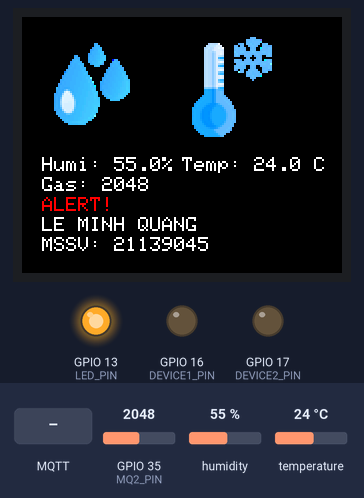
Bench run of a program on a simulated ESP32. Shown: 160×128 colour display, output pins drawn as LEDs (lit = HIGH). The test bench sets the inputs (shaded band); at power-on: GPIO 35 (MQ2_PIN) = 2048, temperature 24 °C, humidity 55 %. WiFi joins after 1.5 s; servers stay silent unless stated; no MQTT or app messages arrive unless stated; what the program prints to the serial monitor is not drawn.

Above: at 3.3 s.
3.4 s: GPIO 35 (MQ2_PIN) set to 635
At 5.4 s:
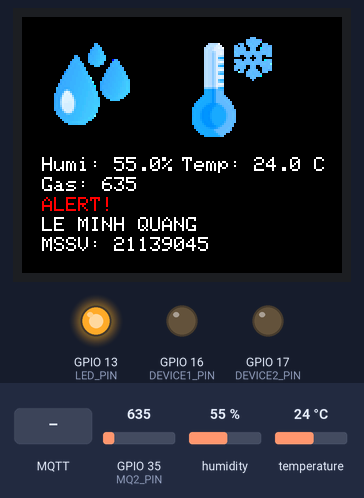
5.7 s: GPIO 35 (MQ2_PIN) set to 535
At 6.7 s:
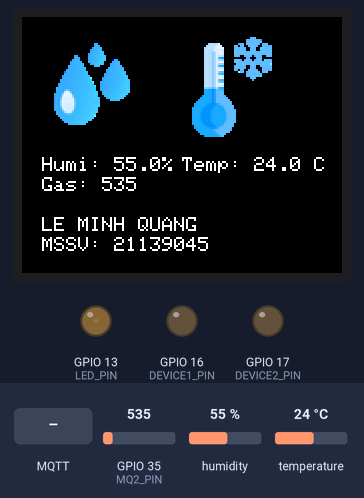
7.7 s: temperature set to 29 °C
At 10.9 s:
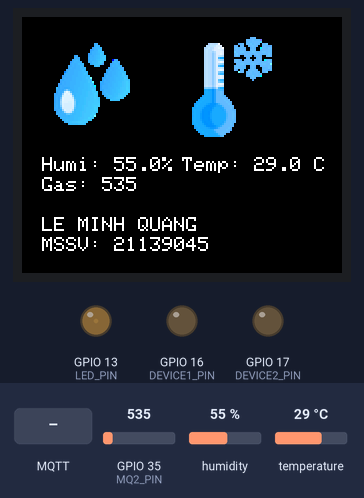
11.7 s: temperature set to 32 °C
At 15.2 s:
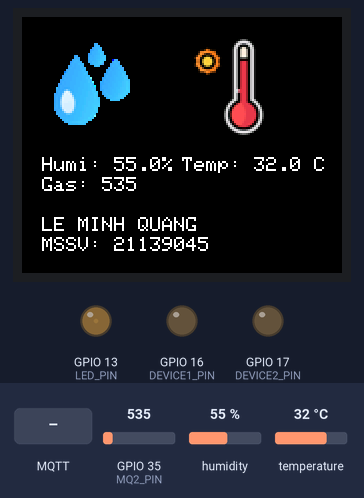
15.7 s: MQTT message "0" arrives on the first subscribed topic
At 16.8 s:
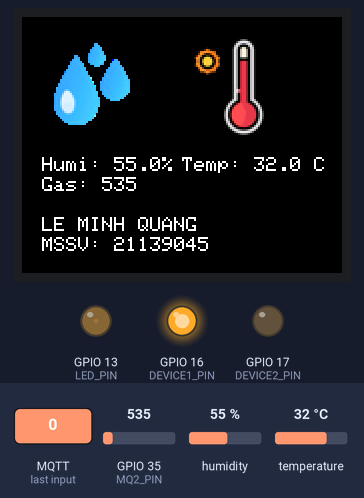
17.2 s: GPIO 35 (MQ2_PIN) set to 640
At 19.4 s:
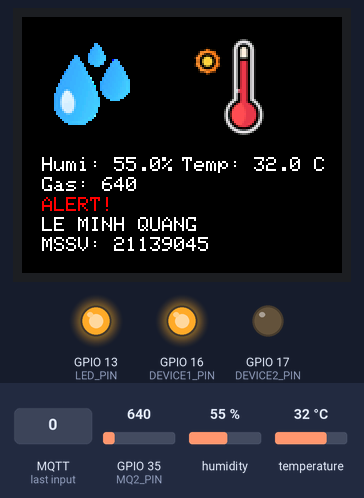
Timing chart, 0 to 20.7 s (numbered marks = the images above; inputs shaded):
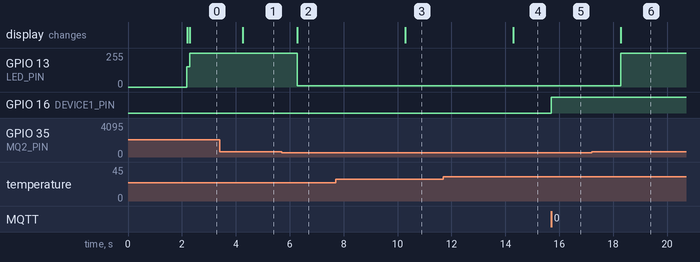

Measured:
- the behaviour switches between 601 and 600 on GPIO 35 (MQ2_PIN) (found by bisection; images 1 and 2)
- the behaviour switches between 30 and 31 °C on temperature (found by bisection; images 3 and 4)
- after the input at 3.4 s, the display: changes after 0.86 s (image 1)
- after the input at 5.7 s, GPIO 13 (LED_PIN): 255/255 → 10/255 after 0.59 s; the display: changes after 0.59 s (image 2)
- after the input at 7.7 s, the display: changes after 2.6 s (image 3)
- after the input at 11.7 s, the display: changes after 2.6 s (image 4)
- after the input at 15.7 s, GPIO 16 (DEVICE1_PIN): LOW → HIGH at once
- after the input at 17.2 s, GPIO 13 (LED_PIN): 10/255 → 255/255 after 1.1 s; the display: changes after 1.1 s (image 6)

The program:

main.cpp
```cpp
#include <Adafruit_GFX.h>
#include <Adafruit_ST7735.h>
#include <SPI.h>
#include <DHT.h>
#include "image_data.h"
#include <WiFi.h>
#include <PubSubClient.h>
#include <WiFi.h>
#include <WiFiClientSecure.h>

// MQTT Configuration
static const char* mqtt_server = "mqtt-dashboard.com"; // Địa chỉ broker HiveMQ Cloud
static const int mqtt_port = 1883;  // Cổng MQTT bảo mật
static const char* mqtt_topic = "quang/home"; // Chủ đề MQTT
static const char* mqtt_username = "minhquang"; // Username
static const char* mqtt_password = "quang123"; // Mật khẩu

WiFiClient espClient;
PubSubClient client(espClient);

// WiFi Configuration
const char* ssid = "milu-misa"; // Thay bằng SSID Wi-Fi của bạn
const char* password = "19551963luna"; // Thay bằng mật khẩu Wi-Fi

// TFT Configuration
#define TFT_CS        14   // Chip Select
#define TFT_RST       33   // Reset
#define TFT_DC        27   // Data/Command
Adafruit_ST7735 tft = Adafruit_ST7735(TFT_CS, TFT_DC, TFT_RST);

// DHT11 Configuration
#define DHT_PIN  4        // Pin connected to DHT11 data pin
#define DHT_TYPE DHT11    // Define DHT type as DHT11
DHT dht(DHT_PIN, DHT_TYPE);

// Image dimensions
#define IMAGE_WIDTH   50
#define IMAGE_HEIGHT  50
#define DEVICE1_PIN   16
#define DEVICE2_PIN   17
// PWM Configuration for GPIO13
#define LED_PIN 13            // GPIO13
#define PWM_CHANNEL 0         // PWM channel
#define PWM_RESOLUTION 8      // Resolution (8-bit: 0-255)
#define PWM_FREQUENCY 5000    // PWM frequency (5 kHz)

// Gas Sensor Configuration
#define MQ2_PIN 35       // Chân ADC kết nối với MQ2
#define GAS_THRESHOLD 600  // Ngưỡng phát hiện khí gas

// Student Information
#define STUDENT_NAME "LE MINH QUANG"
#define STUDENT_ID   "MSSV: 21139045"

// Global variables
float temperature = 30.0;
float humidity = 50.0;
float gasValue = 0.0;
unsigned long previousMillis = 0;
const long interval = 2000;

void setup_mqtt();
void reconnectMQTT();
void callback(char* topic, byte* payload, unsigned int length);
void updateTemperatureImage();
void updateHumidityImage();
void updateGasDisplay();
void displayStudentInfo();

void setup() {
  Serial.begin(9600);

  // Connect to Wi-Fi
  WiFi.begin(ssid, password);
  Serial.print("Connecting to Wi-Fi");
  while (WiFi.status() != WL_CONNECTED) {
    delay(1000);
    Serial.print(".");
  }
  Serial.println("\nConnected to Wi-Fi");

  // Initialize MQTT
  setup_mqtt();

  // Initialize the display
  tft.initR(INITR_BLACKTAB);
  tft.setRotation(1);
  tft.fillScreen(ST77XX_BLACK);

  // Initialize the DHT sensor
  dht.begin();

  // Configure PWM for LED
  ledcSetup(PWM_CHANNEL, PWM_FREQUENCY, PWM_RESOLUTION);
  ledcAttachPin(LED_PIN, PWM_CHANNEL);
  ledcWrite(PWM_CHANNEL, 153);
  pinMode(DEVICE1_PIN, OUTPUT);
  pinMode(DEVICE2_PIN, OUTPUT);
  // Display initial images and text
  tft.drawRGBBitmap(10, 10, humi, IMAGE_WIDTH, IMAGE_HEIGHT);
  updateTemperatureImage();
  updateHumidityImage();
  displayStudentInfo();
}

void loop() {
  if (!client.connected()) {
    reconnectMQTT();
  }
  client.loop();

  unsigned long currentMillis = millis();

  // Cập nhật nhiệt độ và độ ẩm
  if (currentMillis - previousMillis >= interval) {
    previousMillis = currentMillis;

    float newTemperature = dht.readTemperature();
    float newHumidity = dht.readHumidity();
    gasValue = analogRead(MQ2_PIN);
    char tempStr[8];

    if (!isnan(newTemperature) && !isnan(newHumidity)) {
      temperature = newTemperature;
      humidity = newHumidity;
    }
    dtostrf(temperature, 6, 2, tempStr);
    client.publish("quang/home/temperature", tempStr);
    dtostrf(humidity, 6, 2, tempStr);
    client.publish("quang/home/humidity", tempStr);
    dtostrf(gasValue, 6, 2, tempStr);
    client.publish("quang/home/gas", tempStr);
    updateTemperatureImage();
    updateHumidityImage();
    updateGasDisplay();
  }

  // Kích hoạt LED cảnh báo nếu vượt ngưỡng
  if (gasValue > GAS_THRESHOLD) {
    ledcWrite(PWM_CHANNEL, 255);  // Tăng sáng LED (cảnh báo)
    client.publish(mqtt_topic, "Gas Alert!"); // Gửi cảnh báo qua MQTT
  } else {
    ledcWrite(PWM_CHANNEL, 10);  // Giảm sáng LED (bình thường)
  }
}

void setup_mqtt() {
  client.setServer(mqtt_server, mqtt_port);
  client.setCallback(callback);
}

void reconnectMQTT() {
  while (!client.connected()) {
    Serial.print("Connecting to MQTT...");
    if (client.connect("ESP32_Client", mqtt_username, mqtt_password)) {
      Serial.println("Connected to MQTT");
      client.subscribe(mqtt_topic); // Subscribe to topic
    } else {
      Serial.print("Failed to connect. Retrying in 5 seconds...");
      delay(5000);
    }
  }
}

void callback(char* topic, byte* payload, unsigned int length) {
  String message = "";
  for (int i = 0; i < length; i++) {
    message += (char)payload[i];
  }

  if (message == "0") {
    digitalWrite(DEVICE1_PIN, HIGH); // DEVICE1_PIN output HIGH
    Serial.println("DEVICE1_PIN turned ON");
  } else if (message == "1") {
    digitalWrite(DEVICE1_PIN, LOW); // DEVICE1_PIN output LOW
    Serial.println("DEVICE1_PIN turned OFF");
  } else if (message == "2") {
    digitalWrite(DEVICE2_PIN, HIGH); // DEVICE2_PIN output HIGH
    Serial.println("DEVICE2_PIN turned ON");
  } else if (message == "3") {
    digitalWrite(DEVICE2_PIN, LOW); // DEVICE2_PIN output LOW
    Serial.println("DEVICE2_PIN turned OFF");
  } else {
    Serial.println("Unknown command received");
  }
}


void updateTemperatureImage() {
  // Clear previous temperature image area
  tft.fillRect(80, 10, IMAGE_WIDTH, IMAGE_HEIGHT, ST77XX_BLACK);

  // Display the appropriate image based on the temperature
  if (temperature > 30) {
    tft.drawRGBBitmap(80, 10, temp_hot, IMAGE_WIDTH, IMAGE_HEIGHT);
  } else {
    tft.drawRGBBitmap(80, 10, temp_cold, IMAGE_WIDTH, IMAGE_HEIGHT);
  }

  // Clear previous temperature text area
  tft.fillRect(80, 70, 60, 20, ST77XX_BLACK);

  // Display the current temperature
  tft.setTextColor(ST77XX_WHITE);
  tft.setTextSize(1);
  tft.setCursor(80, 70);
  tft.print("Temp: ");
  tft.print(temperature, 1);  // Display with one decimal place
  tft.println(" C");
}

void updateHumidityImage() {
  // Clear previous humidity text area
  tft.fillRect(10, 70, 60, 20, ST77XX_BLACK);

  // Display the current humidity
  tft.setTextColor(ST77XX_WHITE);
  tft.setTextSize(1);
  tft.setCursor(10, 70);
  tft.print("Humi: ");
  tft.print(humidity, 1);  // Display with one decimal place
  tft.println("%");
}

void updateGasDisplay() {
  // Xóa thông tin khí gas cũ
  tft.fillRect(10, 120, 100, 20, ST77XX_BLACK);

  // Hiển thị giá trị khí gas mới
  tft.setTextColor(ST77XX_WHITE);
  tft.setTextSize(1);
  tft.setCursor(10, 80);
  tft.print("Gas: ");
  tft.print(gasValue, 0);  // Hiển thị giá trị ADC (không có chữ số thập phân)

  // Hiển thị cảnh báo nếu vượt ngưỡng
  if (gasValue > GAS_THRESHOLD) {
    tft.setTextColor(ST77XX_RED);
    tft.setCursor(10, 90);
    tft.print("ALERT!");
  } else {
    tft.fillRect(10, 90, 60, 10, ST77XX_BLACK);  // Xóa cảnh báo cũ nếu có
  }
}

void displayStudentInfo() {
  tft.setTextColor(ST77XX_WHITE);
  tft.setTextSize(1);

  // Hiển thị tên
  tft.setCursor(10, 100);
  tft.print(STUDENT_NAME);

  // Hiển thị mã số sinh viên
  tft.setCursor(10, 110);
  tft.print(STUDENT_ID);
}
```

Source omitted: image_data.h (data table, 60143 bytes)
